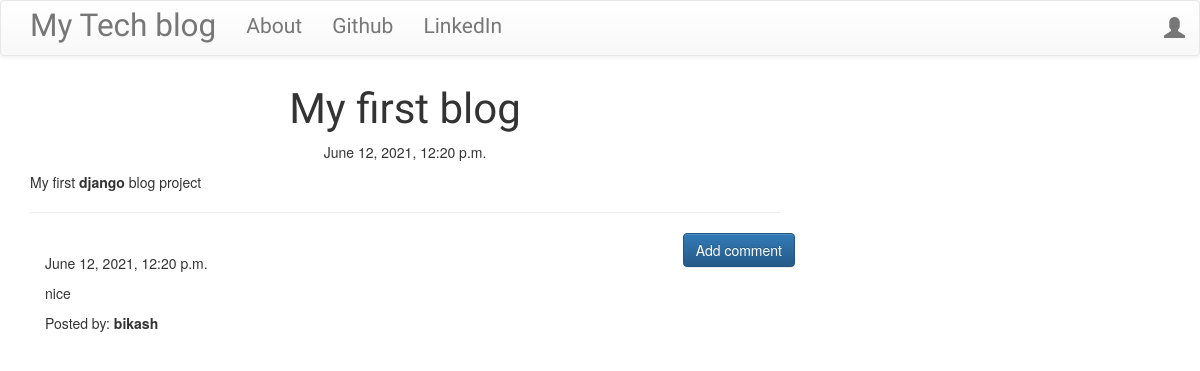
/post/1, run on the app's committed database.
### blog/models.py (models this page shows, shortened)
class Post(models.Model):
    author = models.ForeignKey('auth.User',on_delete=models.CASCADE,)
    title = models.CharField(max_length=50)
    text = models.TextField()
    created_date = models.DateTimeField(default=timezone.now)
    published_date = models.DateTimeField(blank=True,null=True)

class Comment(models.Model):
    post = models.ForeignKey('blog.Post', related_name='comments',on_delete=models.CASCADE,)
    author = models.CharField(max_length=50)
    text = models.TextField()
    created_date = models.DateTimeField(default=timezone.now())
    approved_comment = models.BooleanField(default=False)

### blog/views.py (the view)
# urls.py: url(r'^post/(?P<pk>\d+)$',views.PostDetailView.as_view(),name='post_detail'),
class PostDetailView(DetailView):
    model = Post

### blog/templates/blog/post_detail.html (shortened to what this page needs)
{% extends 'blog/base.html' %}
{% block content %}
        <h1 class='posttitle loader'>{{ post.title }}</h1>
        {% if post.published_date %}
            <div class="date postdate">
                {{ post.published_date }}
            </div>
        {% else %}
            <a class="btn btn-default" href="{% url 'post_publish' pk=post.pk %}">Publish</a>
        {% endif %}
      <p class='postcontent' >{{ post.text|safe|linebreaksbr }}</p>
  <hr>
  <a class="btn btn-primary btn-comment" href="{% url 'add_comment_to_post' pk=post.pk %}">Add comment</a>
  <div class="container">
  {% for comment in post.comments.all %}
  <br>
      {% if user.is_authenticated or comment.approved_comment %}
              {{ comment.created_date }}
          <p>{{ comment.text|safe|linebreaks }}</p>
          <p>Posted by: <strong>{{ comment.author }}</strong></p>
      {% endif %}
  {% empty %}
      <p>No comments posted.</p>
  {% endfor %}
</div>
{% endblock %}

### blog/static/css/blog.css (style rules this page uses)
.loader { filter: hue-rotate(0deg); color: linear-gradient(45deg, #0f8, #08f); animation: hue 10000ms infinite linear; }
.postdate { text-align: center; }
.posttitle { font-family: "Staatliches", cursive; font-size: 3em; text-align: center; }
.postcontent { font-family: "Baloo Tammudu 2", cursive; font-size: 1.5em; }
.btn-comment { position: absolute; right: 0px; }

### data on the page
Post: title "My first blog", published_date "June 12, 2021, 12:20 p.m.", text "My first django blog project"
Comment: created_date "June 12, 2021, 12:20 p.m.", text "nice", author "bikash"
